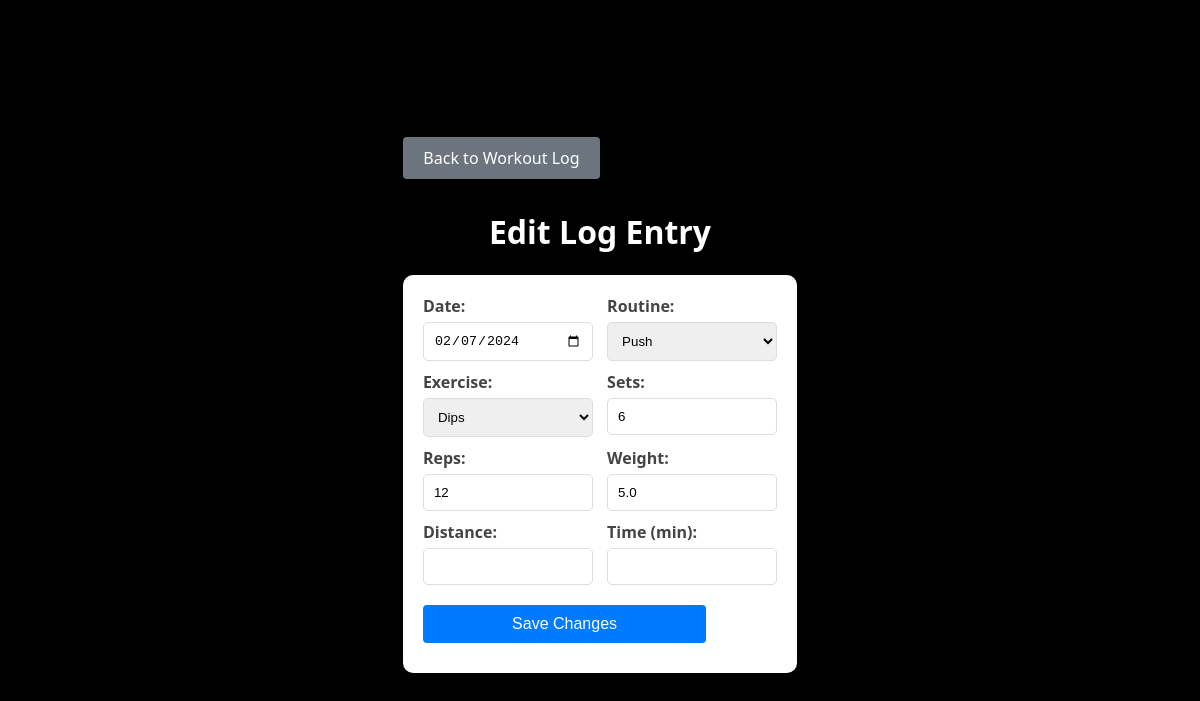
/edit_log/1 (signed in), run on the app's committed database.
### app.py (models this page shows)
class Logs(db.Model):
    log_id = db.Column(db.Integer, primary_key=True)
    user_id = db.Column(db.Integer, db.ForeignKey('users.user_id'), nullable=False)
    routine_id = db.Column(db.Integer, db.ForeignKey('routines.routine_id'), nullable=False)
    exercise_id = db.Column(db.Integer, db.ForeignKey('exercises.exercise_id'), nullable=False)
    sets = db.Column(db.Integer)
    reps = db.Column(db.Integer)
    weight = db.Column(db.Float)
    distance = db.Column(db.Float)
    time = db.Column(db.Float)
    date = db.Column(db.Date)
    routine = db.relationship('Routines', backref='logs', lazy=True)
    exercise = db.relationship('Exercises', backref='logs', lazy=True)

class Routines(db.Model):
    routine_id = db.Column(db.Integer, primary_key=True)
    user_id = db.Column(db.Integer, db.ForeignKey('users.user_id'), nullable=False)
    routine_name = db.Column(db.String(255), nullable=False)

class Exercises(db.Model):
    exercise_id = db.Column(db.Integer, primary_key=True)
    exercise_name = db.Column(db.String(255), nullable=False)
    user_id = db.Column(db.Integer, db.ForeignKey('users.user_id'))  # Link to a user

### app.py (the view, shortened to what this page needs)
@app.route('/edit_log/<int:log_id>', methods=['GET', 'POST'])
def edit_log(log_id):
    session['previous_url'] = url_for('workout_log')
    if 'user_id' not in session:
        return redirect('/login')
    log_entry = Logs.query.get_or_404(log_id)
    routines = Routines.query.filter_by(user_id=session['user_id']).all()
    exercises = Exercises.query.all()
    return render_template('edit_log.html', log_entry=log_entry, routines=routines, exercises=exercises)

### templates/edit_log.html (shortened to what this page needs)
<!DOCTYPE html>
<html lang="en">
<head>
    <link rel="stylesheet" href="{{ url_for('static', filename='styles.css') }}">
</head>
<body>
    <div class="container">
        <a href="{{ url_for('workout_log') }}" class="btn btn-secondary">Back to Workout Log</a>
        <h1>Edit Log Entry</h1>
        <div class="form-container">
            <form method="POST" action="/edit_log/{{ log_entry.log_id }}">
                <div class="row">
                    <div class="form-group">
                        <label for="date">Date:</label>
                        <input type="date" id="date" name="date" value="{{ log_entry.date }}" required>
                    </div>
                    <div class="form-group">
                        <label for="routine">Routine:</label>
                        <select id="routine" name="routine" required>
                            {% for routine in routines %}
                            <option value="{{ routine.routine_id }}" {% if log_entry.routine_id == routine.routine_id %}selected{% endif %}>{{ routine.routine_name }}</option>
                            {% endfor %}
                        </select>
                    </div>
                </div>
                <div class="row">
                    <div class="form-group">
                        <label for="exercise">Exercise:</label>
                        <select id="exercise" name="exercise" required>
                            {% for exercise in exercises %}
                            <option value="{{ exercise.exercise_id }}" {% if log_entry.exercise_id == exercise.exercise_id %}selected{% endif %}>{{ exercise.exercise_name }}</option>
                            {% endfor %}
                        </select>
                    </div>
                    <div class="form-group">
                        <label for="sets">Sets:</label>
                        <input type="number" id="sets" name="sets" value="{{ log_entry.sets }}" required>
                    </div>
                </div>
                <div class = row>
                    <div class="form-group">
                        <label for="reps">Reps:</label>
                        <input type="number" id="reps" name="reps" value="{{ log_entry.reps }}" required>
                    </div>
                    <div class="form-group">
                        <label for="weight">Weight:</label>
                        <input type="number" id="weight" name="weight" value="{{ log_entry.weight }}">
                    </div>
                </div>
                <div class="row">
                    <div class="form-group">
                        <label for="distance">Distance:</label>
                        <input type="number" id="distance" name="distance" value="{{ log_entry.distance }}">
                    </div>
                    <div class="form-group">
                        <label for="time">Time (min):</label>
                        <input type="number" id="time" name="time" value="{{ log_entry.time }}">
                    </div>
                </div>
                <div style="margin-right: -200">
                    <button type="submit" class="btn">Save Changes</button>
                </div>
            </form>
        </div>
    </div>
</body>
</html>

### static/styles.css (style rules this page uses)
body, html { font-family: 'Segoe UI', Tahoma, Geneva, Verdana, sans-serif; background-color: black; margin: 0; padding: 0; display: flex; flex-direction: column; align-items: center; justify-content: center; min-height: 100vh; }
.container { width: 90%; max-width: 800px; margin-top: 20px; }
h1 { text-align: center; color: white; }
.form-container { background-color: white; padding: 20px; border-radius: 10px; box-shadow: 0 6px 12px rgba(0, 0, 0, 0.1); margin: 20px 0; display: flex; flex-wrap: wrap; justify-content: space-between; }
.row { display: flex; justify-content: space-between; }
.form-group { flex-basis: 48%; flex-direction: column; }
label { display: block; margin-bottom: 5px; font-weight: bold; color: #444; }
input, select { width: 100%; box-sizing: border-box; outline: none; }
input[type="text"], input[type="number"], input[type="date"], input[type="email"], input[type="password"], select { width: 100%; padding: 10px; margin-bottom: 10px; border-radius: 5px; border: 1px solid #ddd; box-sizing: border-box; }
.btn, .nav-button, .btn-secondary, .signup-btn, .back-btn, .btn-danger { width: 80%; padding: 10px 15px; background-color: #5cb85c; color: white; border: none; border-radius: 4px; cursor: pointer; text-align: center; font-size: 16px; text-decoration: none; display: inline-block; margin-top: 10px; margin-bottom: 10px; box-sizing: border-box; transition: background-color 0.3s ease; }
.btn, .nav-button { background-color: #007bff; color: white; }
.btn-secondary { background-color: #6c757d; color: white; width: 50%; }

### data on the page
Logs: date "02/07/2024", routine "Push", exercise "Dips", sets "6", reps "12", weight "5.0"
